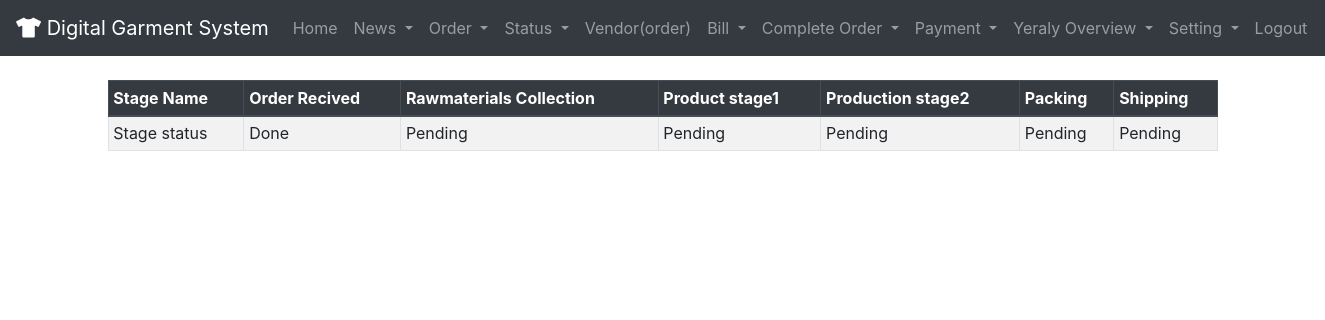
The app's page /procurement/order_status_list/2 (signed in) with its own data.
### procurement/models.py (models this page shows)
class Order_Status(models.Model):
    STATUS_CHOICES = (
        ('D', 'Done'),
        ('P', 'Pending'),
    )
    user = CurrentUserField()
    sales_manager = models.OneToOneField(Sales_Manager, on_delete=models.CASCADE,blank=True, null=True, verbose_name="Order Code")
    order_recived =  models.CharField(max_length=2, choices=STATUS_CHOICES, blank=False, default='D', verbose_name="Order Received")
    raw_materials_collection = models.CharField(max_length=2, choices=STATUS_CHOICES, blank=False, default='D')
    production_stage1 = models.CharField(max_length=2, choices=STATUS_CHOICES, blank=False, default='D')
    production_stage2 = models.CharField(max_length=2, choices=STATUS_CHOICES, blank=False, default='D')
    packing = models.CharField(max_length=2, choices=STATUS_CHOICES, blank=False, default='D')
    shipping = models.CharField(max_length=2, choices=STATUS_CHOICES, blank=False, default='D')

### controller/decorator.py (the view)
    def wrapper_function(request, *args, **kwargs):
        group=None
        if request.user.groups.exists():
            group = request.user.groups.all()[0].name
        if group=='Employee':
            return view_func(request, *args, **kwargs)
        else:
            return redirect('/')

### accounting/cp.py (called while the page is built)
def yoverview(request):
    q=Completed_Order.objects.values_list('year',flat=True).order_by('year').distinct()
    return({'q':q})

### controller/decorator.py (called while the page is built)
def Employeeonly(view_func):
    def wrapper_function(request, *args, **kwargs):
        group=None
        if request.user.groups.exists():
            group = request.user.groups.all()[0].name
        if group=='Employee':
            return view_func(request, *args, **kwargs)
        else:
            return redirect('/')
    return wrapper_function

### procurement/views.py (called while the page is built)
@Employeeonly
@login_required(login_url="/")
def order_status_list(request,id):
    if request.method == 'GET':
        if hasattr(Sales_Manager.objects.get(id=id), 'order_status'):
            context = {
                'Order_Status': Sales_Manager.objects.get(id=id).order_status
            }
            return render(request, 'order_status.html',context)
        else:
            return HttpResponse("it's order status dont created")

### templates/order_status.html (shortened to what this page needs)
{% extends 'base.html' %}
{% load crispy_forms_tags %}
{% block content %}
<div class="container">
<table class="table table-striped table-bordered table-sm">
    <thead class="thead-dark">
    <tr>
        <th>Stage Name</th>
        <th>Order Recived</th>
        <th>Rawmaterials Collection</th>
        <th>Product stage1</th>
        <th>Production stage2</th>
        <th>Packing</th>
        <th>Shipping</th>
    </tr>
    </thead>
    <tbody>
    <tr>
        <td>Stage status</td>
        <td>{{Order_Status.get_order_recived_display}}</td>
        <td>{{Order_Status.get_raw_materials_collection_display}}</td>
        <td>{{Order_Status.get_production_stage1_display}}</td>
        <td>{{Order_Status.get_production_stage2_display}}</td>
        <td>{{Order_Status.get_packing_display}}</td>
        <td>{{Order_Status.get_shipping_display}}</td>
    </tr>
</tbody>
</table>
</div>
{% endblock %}

### templates/base.html (style rules this page uses)
body { margin: 0; }

### records on screen
Order_Status: order_recived "Done", raw_materials_collection "Pending", production_stage1 "Pending", production_stage2 "Pending", packing "Pending", shipping "Pending"
